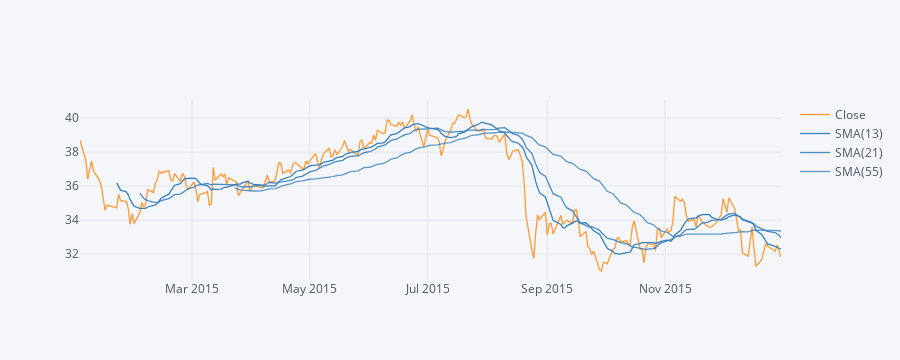

Notebook source saved alongside this figure:
### Markdown cell above
** Use .ta_plot(study='sma') to create a Simple Moving Averages plot of Morgan Stanley for the year 2015.**

### Code cell
MS['Close']['2015-01-01':'2016-01-01'].ta_plot(study='sma',periods=[13,21,55],title='Simple Moving Averages')

### Figure 1 — Plotly figure (JSON) as saved in the notebook; plotly's stock layout.template omitted (floating-point values rounded to 4 significant figures; data arrays with more than 128 entries replaced by an {"elided": "..."} marker saying what was removed)
{"data": [{"line": {"color": "rgba(255, 153, 51, 1.0)", "dash": "solid", "shape": "linear", "width": 1.3}, "mode": "lines", "name": "Close", "text": "", "type": "scatter", "x": {"elided": "252 str values"}, "y": {"elided": "252 float values"}}, {"line": {"color": "rgba(55, 128, 191, 1.0)", "dash": "solid", "shape": "linear", "width": 1.3}, "mode": "lines", "name": "SMA(13)", "text": "", "type": "scatter", "x": {"elided": "252 str values"}, "y": {"elided": "252 mixed values"}}, {"line": {"color": "rgba(55, 128, 191, 0.8999999999999999)", "dash": "solid", "shape": "linear", "width": 1.3}, "mode": "lines", "name": "SMA(21)", "text": "", "type": "scatter", "x": {"elided": "252 str values"}, "y": {"elided": "252 mixed values"}}, {"line": {"color": "rgba(55, 128, 191, 0.7999999999999998)", "dash": "solid", "shape": "linear", "width": 1.3}, "mode": "lines", "name": "SMA(55)", "text": "", "type": "scatter", "x": {"elided": "252 str values"}, "y": {"elided": "252 mixed values"}}], "layout": {"height": 360, "legend": {"bgcolor": "#F5F6F9", "font": {"color": "#4D5663"}}, "paper_bgcolor": "#F5F6F9", "plot_bgcolor": "#F5F6F9", "title": {"font": {"color": "#4D5663"}}, "xaxis": {"autorange": true, "gridcolor": "#E1E5ED", "range": ["2015-01-02", "2015-12-31"], "showgrid": true, "tickfont": {"color": "#4D5663"}, "title": {"font": {"color": "#4D5663"}, "text": ""}, "type": "date", "zerolinecolor": "#E1E5ED"}, "yaxis": {"autorange": true, "gridcolor": "#E1E5ED", "range": [30.48, 41.07], "showgrid": true, "tickfont": {"color": "#4D5663"}, "title": {"font": {"color": "#4D5663"}, "text": ""}, "type": "linear", "zerolinecolor": "#E1E5ED"}}}
